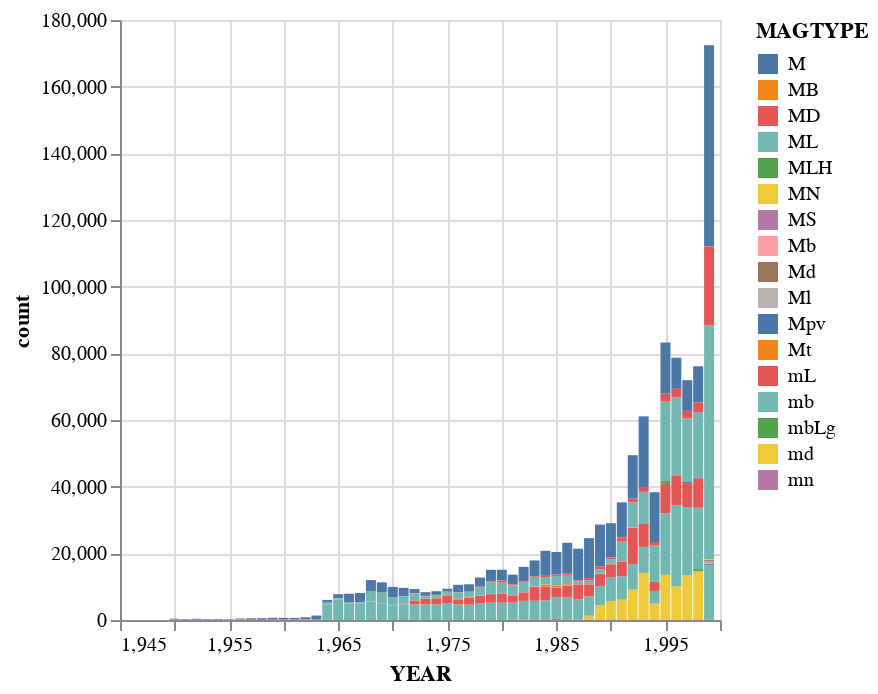

Here is the notebook cell this chart was saved with:
### Code cell
mag_year_data = EQ_data.groupby('YEAR')['MAGTYPE'].value_counts()
selection = alt.selection_multi(fields=['MAGTYPE'], bind='legend')
hist_MY = alt.Chart(mag_year_data.reset_index()).mark_bar().add_selection(selection).encode(
    alt.X('YEAR'),
    alt.Y('count'),
    color='MAGTYPE',
    opacity=alt.condition(selection, alt.value(1), alt.value(0))
).interactive()
hist_MY

### Figure 1 — Vega-Lite specification as saved in the notebook (floating-point values rounded to 4 significant figures; data arrays with more than 128 entries replaced by an {"elided": "..."} marker saying what was removed)
{"usermeta": {"embedOptions": {"theme": "dark"}}, "config": {"view": {"continuousWidth": 300, "continuousHeight": 300}}, "data": {"name": "data-a4cf4de873ad959d62538441b6ad9bf3"}, "mark": {"type": "bar"}, "encoding": {"color": {"field": "MAGTYPE", "type": "nominal"}, "opacity": {"condition": {"param": "param_28", "value": 1}, "value": 0}, "x": {"field": "YEAR", "type": "quantitative"}, "y": {"field": "count", "type": "quantitative"}}, "params": [{"name": "param_28", "select": {"type": "point", "fields": ["MAGTYPE"]}, "bind": "legend"}, {"name": "param_29", "select": {"type": "interval", "encodings": ["x", "y"]}, "bind": "scales"}], "$schema": "https://vega.github.io/schema/vega-lite/v5.17.0.json", "datasets": {"data-a4cf4de873ad959d62538441b6ad9bf3": {"elided": "359 records"}}}
